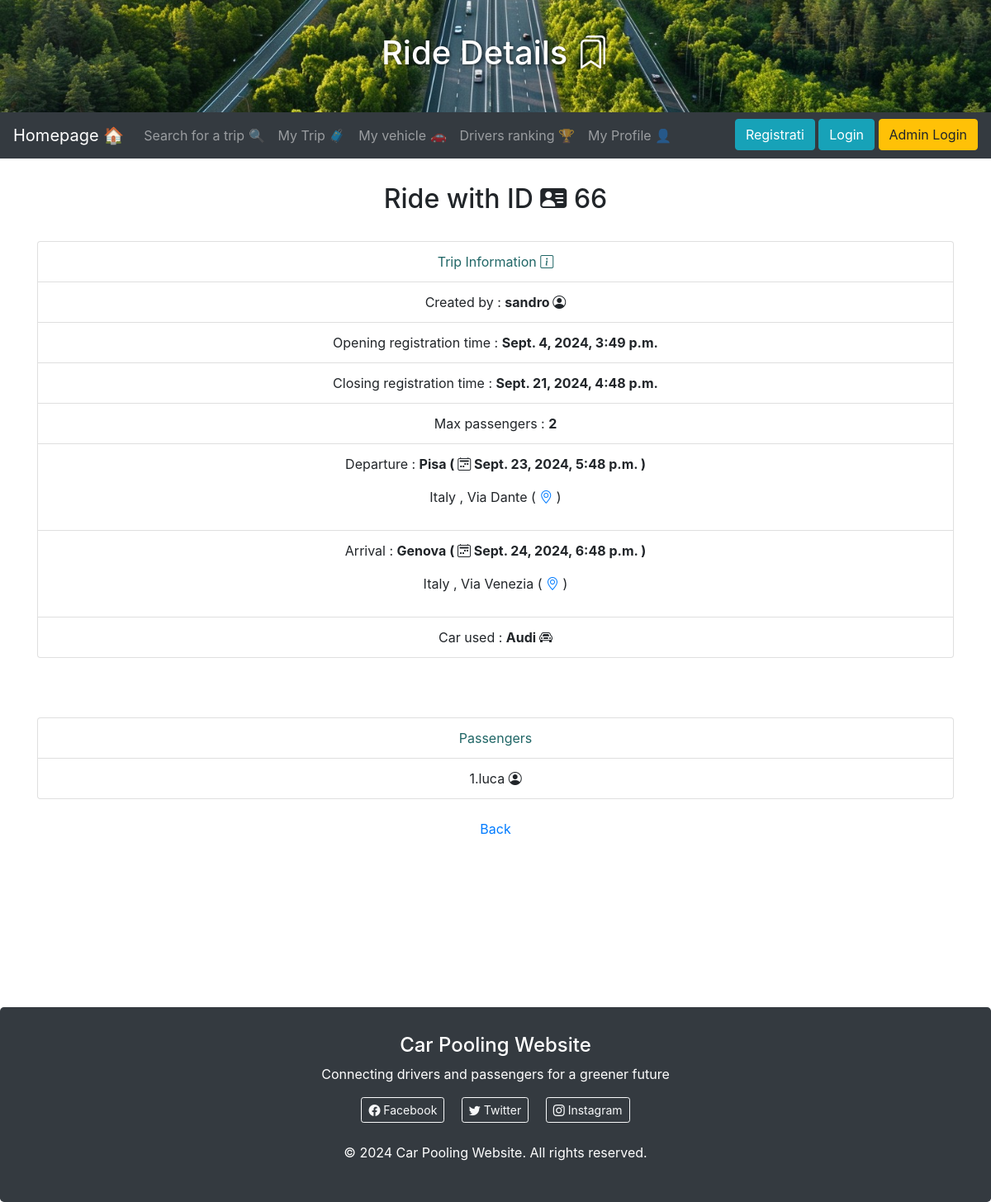
The app's page /gestione/ridedetail/66/ with its own data.
### gestione/models.py (models this page shows, shortened)
class Ride(models.Model):
    car = models.ForeignKey(Car , on_delete=models.SET_NULL , default = None ,null=True , related_name="my_rides")
    user = models.ForeignKey(User, on_delete=models.PROTECT,blank=True,null=True,default=None, related_name="my_rides")
    departure_location = models.CharField(max_length=30 , null  = False , default = "NO_LOCATION_D")
    departure_state = models.CharField(max_length=30 , null  = False , default = "NO_STATE_D")
    departure_address = models.CharField(max_length=30 , null  = False , default = "NO_ADDRESS_D")
    arrival_location = models.CharField(max_length=30 , null = False , default = "NO_LOCATION_A")
    arrival_state = models.CharField(max_length=30 , null  = False , default = "NO_STATE_A")
    arrival_address = models.CharField(max_length=30 , null  = False , default = "NO_ADDRESS_A")
    departure_time = models.DateTimeField(null=False , default=timezone.make_aware(timezone.datetime(1970, 1, 1, 0, 0, 0)))
    arrival_time = models.DateTimeField(null=False , default=timezone.make_aware(timezone.datetime(1970, 1, 1, 0, 0, 0)))
    open_registration_time = models.DateTimeField(null = False , default=timezone.make_aware(timezone.datetime(1970, 1, 1, 0, 0, 0)))
    close_registration_time = models.DateTimeField(null = False , default=timezone.make_aware(timezone.datetime(1970, 1, 1, 0, 0, 0)))
    max_passenger = models.IntegerField(default=0 , null = False )
    image = models.ImageField(upload_to='ride_images/', null=True, blank=True)
    def is_finish(self):
        current_time = timezone.now()
        return current_time > self.arrival_time

class Car(models.Model):
    user = models.ForeignKey(User, on_delete=models.SET_NULL,blank=True,null=True , related_name="my_cars")
    model = models.CharField(max_length=50)
    license_plate = models.CharField(max_length=15)
    km = models.IntegerField(default=0)
    last_inspection_date = models.DateField(default=None , null = True , blank=True)
    image = models.ImageField(upload_to='car_images/', null=True, blank=True)
    class Meta:
        verbose_name_plural = "Cars"

class Passenger(models.Model):
    ride = models.ForeignKey(Ride, on_delete=models.CASCADE , related_name = "passengers")
    user = models.ForeignKey(User, on_delete=models.CASCADE , related_name = "passengers_ride" )
    review_id = models.ForeignKey(Review, on_delete=models.SET_NULL , null = True , default = None , blank = True , related_name = "reviewers")
    class Meta:
        constraints = [
            models.UniqueConstraint(fields=['ride', 'user'], name='passenger_primary_key') # Composite Key
        ]

### gestione/views.py (the view)
# urls.py: path("ridedetail/<pk>/", DatailRideView.as_view(), name="ridedetail"),
class DatailRideView(GroupRequiredMixin , DetailView):
    title = "Ride detail"
    group_required = ["Passenger" , "Driver"]
    model = Ride
    template_name = "ride_detail.html"
    def dispatch(self, request, *args, **kwargs):
        ride = self.get_object()
        if(ride.is_finish()):
            p = Passenger.objects.filter(user = request.user , ride = ride )
            if ride.user != request.user and len(p) == 0:
                messages.error(request, "You tried to get trip detail of another user. You will be reported to the admin! ⚠️ ")
                return redirect('home')
        return super().dispatch(request, *args, **kwargs)
    def get_context_data(self, **kwargs):
        context = super().get_context_data(**kwargs)
        referrer = self.request.META.get('HTTP_REFERER', '/')
        context['referrer'] = referrer
        return context

### gestione/templates/ride_detail.html (shortened to what this page needs)
{% extends 'basebs.html' %}
{% block header1 %}
    <div class="header-background">
        <h1> Ride Details <i class="bi bi-bookmarks"></i>  </h1>
    </div>
{% endblock %}
{% block content %}
    <h2> Ride with ID   <i class="bi bi-person-vcard-fill"></i> {{object.id}} </h2>
    <br>
    <ul class="list-group">
        <li class="list-group-item disabled" style="color: rgb(32, 102, 102);"  aria-disabled="true">Trip Information <i class="bi bi-info-square"></i></li>
        <li class="list-group-item">  Created by : <b>  {{object.user.username}} <i class="bi bi-person-circle"></i> </b>  </li>
        <li class="list-group-item">  Opening registration time : <b>  {{object.open_registration_time}} </b>  </li>
        <li class="list-group-item">  Closing registration time : <b> {{object.close_registration_time}} </b>  </li>
        <li class="list-group-item">  Max passengers : <b> {{object.max_passenger}} </b>  </li>
        <li class="list-group-item">
            <p> Departure : <b> {{object.departure_location}} ( <i class="bi bi-calendar2-week"></i> {{object.departure_time}} ) </b> </p>
            <p> {{object.departure_state}} , {{object.departure_address}} ( <a href="https://www.google.it/maps/place/{{object.departure_location}}" class="bi bi-geo-alt" target="_blank"></a> )  </p>
        </li>
        <li class="list-group-item">
            <p> Arrival :  <b> {{object.arrival_location}} ( <i class="bi bi-calendar2-week"></i> {{object.arrival_time}} ) </b> </p>
            <p> {{object.arrival_state}} , {{object.arrival_address}} ( <a href="https://www.google.it/maps/place/{{object.arrival_location}}" class="bi bi-geo-alt" target="_blank"></a> )  </p>
        </li>
        <li class="list-group-item"> Car used : <b> {{object.car.model}} <i class="bi bi-car-front"></i> </b> </li>
    </ul>
    <br><br><br>
    <ul class="list-group">
        <li class="list-group-item disabled" style="color: rgb(32, 102, 102);" aria-disabled="true">Passengers </li>
        {% if object.passengers.count == 0 %}
            <li class="list-group-item">
                <div class="alert alert-primary" role="alert">
                    This Ride has actually {{object.passengers.count}} passengers.
                </div>
            </li>
        {% else %}
            {% for passenger in object.passengers.all %}
                <li class="list-group-item"> {{forloop.counter}}.{{ passenger.user.username }} <i class="bi bi-person-circle"></i> </li>
            {% endfor %}
        {% endif %}
    </ul>
    <br>
    <a href="{{ referrer }}">Back</a>
    <br>
{% endblock %}

### templates/basebs.html (style rules this page uses)
.header-background { background-image: url('/static/img/home_background.jpg'); background-size: cover; background-position: center; padding: 40px; color: white; text-shadow: 1px 1px 4px rgba(0, 0, 0, 0.7); width: 100vw; margin-left: calc(-50vw + 50%); }

### records on screen
Ride: id "66", user.username "sandro", open_registration_time "Sept. 4, 2024, 3:49 p.m.", close_registration_time "Sept. 21, 2024, 4:48 p.m.", max_passenger "2", departure_location "Pisa", departure_time "Sept. 23, 2024, 5:48 p.m.", departure_state "Italy", departure_address "Via Dante", arrival_location "Genova", arrival_time "Sept. 24, 2024, 6:48 p.m.", arrival_state "Italy", arrival_address "Via Venezia", car.model "Audi"
Passenger: user.username "luca"
